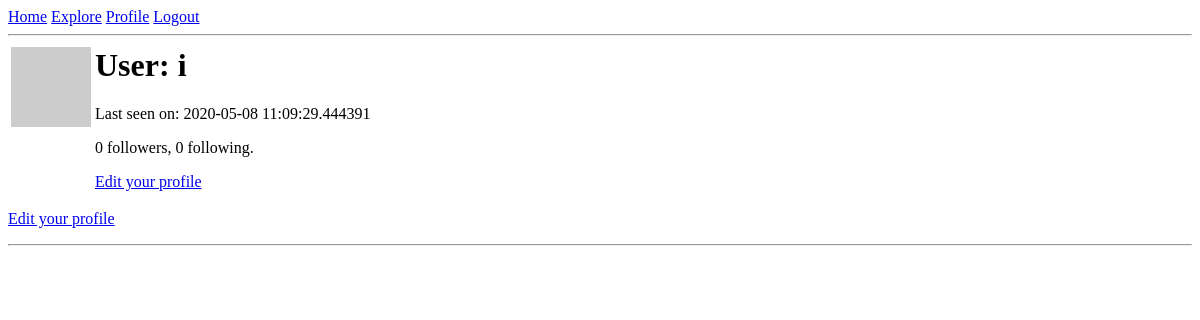
The page /user/i (signed in) on the database as committed earlier.
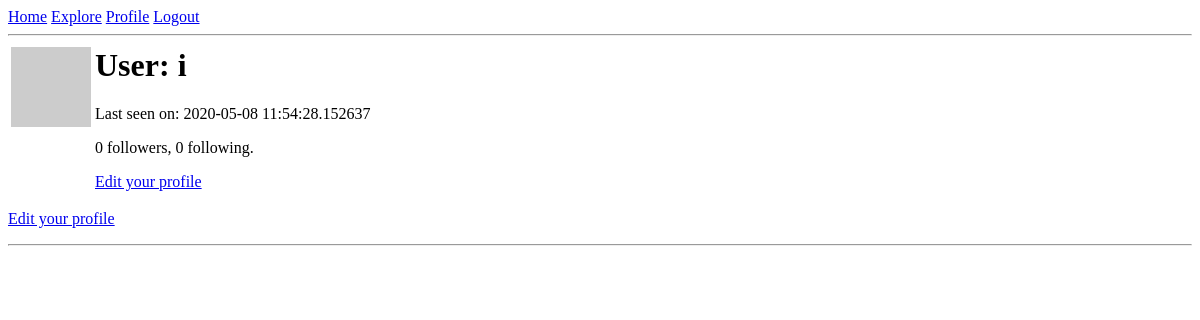
The same page on the database as committed later.
### app/models.py (models this page shows, shortened)
class User(UserMixin, db.Model):
    id = db.Column(db.Integer, primary_key=True)
    username = db.Column(db.String(64), index=True, unique=True)
    email = db.Column(db.String(120), index=True, unique=True)
    password_hash = db.Column(db.String(128))
    about_me = db.Column(db.String(140))
    last_seen = db.Column(db.DateTime, default = datetime.utcnow)
    posts = db.relationship('Post', backref='author', lazy='dynamic')
    followed = db.relationship(
        'User', secondary=followers,
        primaryjoin=(followers.c.follower_id == id),
        secondaryjoin=(followers.c.followed_id == id),
        backref=db.backref('followers', lazy='dynamic'), lazy='dynamic'
    )
    def avatar(self, size):
        digest = md5(self.email.lower().encode('utf-8')).hexdigest()
        return 'https://www.gravatar.com/avatar/{}?d=retro&s={}'.format(digest, size)

### app/routes.py (the view)
@app.route('/user/<username>') #dynamic content in <>
@login_required
def user(username):
    user = User.query.filter_by(username=username).first_or_404()
    page = request.args.get('page', 1, type=int)
    posts = user.posts.order_by(Post.timestamp.desc()).paginate(page, app.config['POSTS_PER_PAGE'], False)
    next_url = url_for('user', username=user.username, page=posts.next_num) if posts.has_next else None
    prev_url = url_for('user', username=user.username, page=posts.prev_num) if posts.has_prev else None
    return render_template('user.html', user=user, posts=posts.items, prev_url=prev_url, next_url=next_url)

### app/models.py (called while the page is built)
@login.user_loader
def load_user(id):
    return User.query.get(int(id))

### app/routes.py (called while the page is built)
@app.before_request
def before_request():
    if current_user.is_authenticated:
        current_user.last_seen = datetime.utcnow()
        db.session.commit()

### app/templates/user.html (shortened to what this page needs)
{% extends "base.html" %}
{% block content %}
    <table>
        <tr valign="top">
            <td><img src="{{ user.avatar(128) }}"></td>
            <td>
                <h1>User: {{ user.username }}</h1>
                {% if user.last_seen %}<p>Last seen on: {{ user.last_seen }}</p>{% endif %}
                <p>{{ user.followers.count() }} followers, {{ user.followed.count() }} following.</p>
                {% if user == current_user %}
                <p><a href="{{ url_for('edit_profile') }}">Edit your profile</a></p>
                {% elif not current_user.is_following(user) %}
                <p><a href="{{ url_for('follow', username=user.username) }}">Follow</a></p>
                {% else %}
                <p><a href="{{ url_for('unfollow', username=user.username) }}">Unfollow</a></p>
                {% endif %}
            </td>
        </tr>
    </table>
    {% if user == current_user %}
    <p><a href="{{ url_for('edit_profile') }}">Edit your profile</a></p>
    {% endif %}
    <hr>
{% endblock %}

### app/templates/base.html (shortened to what this page needs)
<html>
    <head>
    </head>
    <body>
        <a href="{{ url_for('index') }}">Home</a>
        <a href="{{ url_for('explore') }}">Explore</a>
        {% if current_user.is_anonymous %}
        <a href="{{ url_for('login') }}">Login</a>
        {% else %}
        <a href="{{ url_for('user', username=current_user.username) }}">Profile</a>
        <a href="{{ url_for('logout') }}">Logout</a>
        {% endif %}
        <hr>
        {% block content %}{% endblock %}
    </body>
</html>

Rows that differ between the two databases and show on the page:
changed User: last_seen "2020-05-08 11:09:29.444391" → "2020-05-08 11:54:28.152637"
